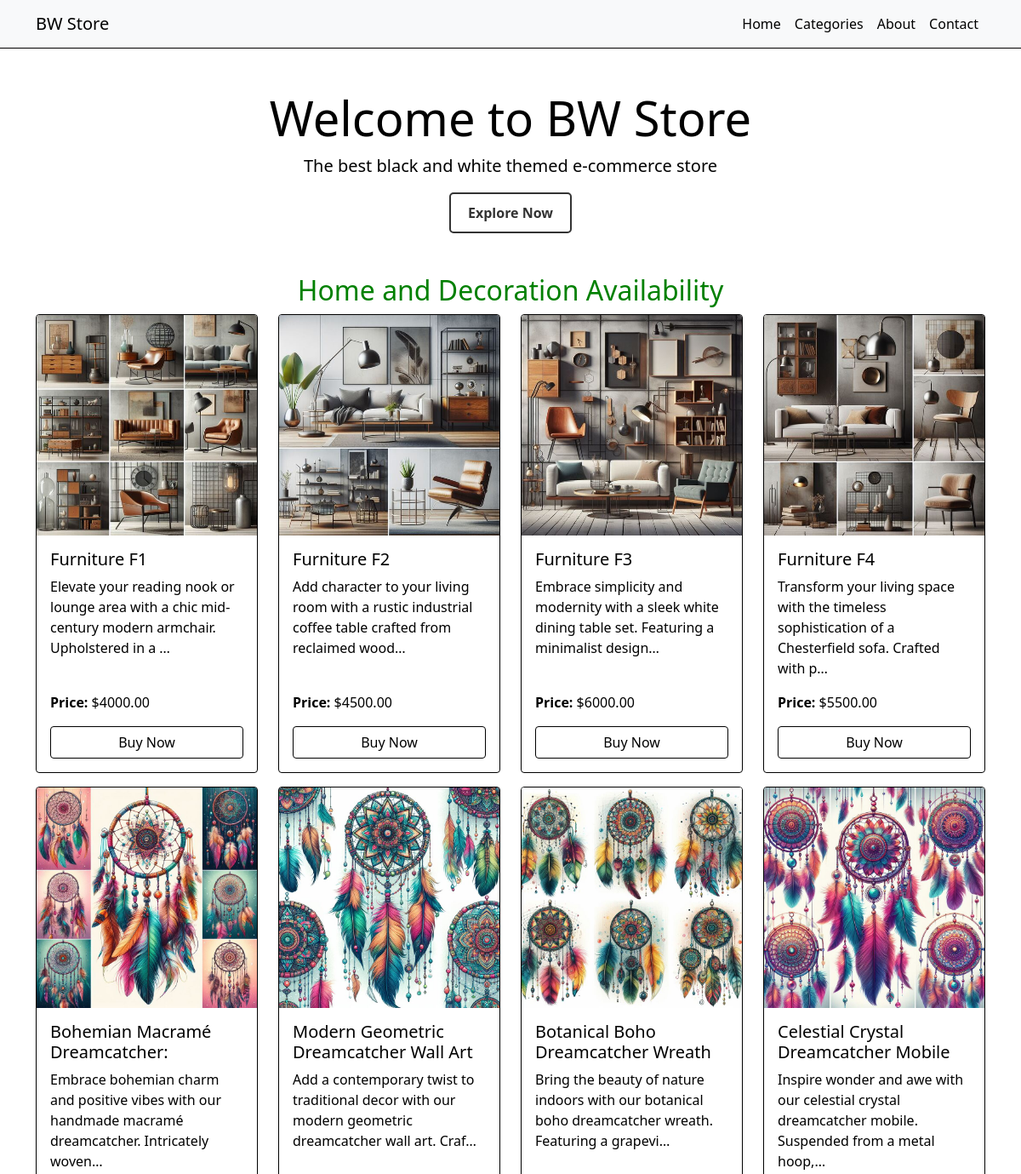
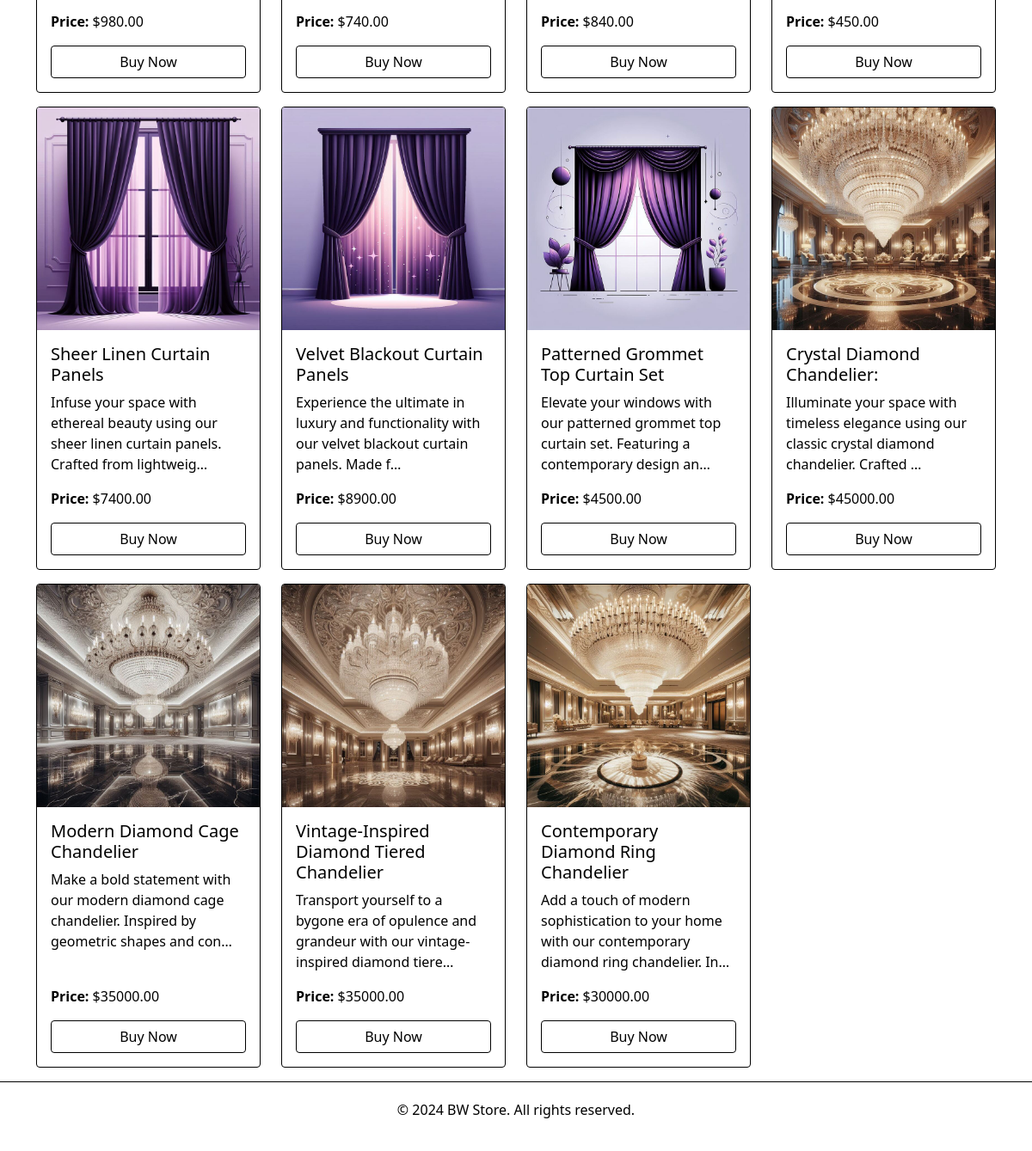
The page /homeanddecorations/ on the database its author committed (2 pictures, top to bottom).
### StoreApp/models.py (models this page shows, shortened)
class products(models.Model):
    title=models.CharField(max_length=100)
    description=models.TextField()
    price=models.DecimalField(max_digits=10, decimal_places=2)
    image=models.ImageField(upload_to='images/')
    category=models.ForeignKey(Category,on_delete=models.CASCADE,max_length=100)
    pid_for_home=models.IntegerField(default='0')

### StoreApp/views.py (the view)
# urls.py: path('homeanddecorations/',views.home_and_decorations_function,name='homeanddecorations'),
def home_and_decorations_function(request):
    category_id = Category.objects.get(title='Home and Garden').id
    home_and_decor_products = products.objects.filter(category=category_id)
    return render(request, 'StoreApp/index.html', {'home_and_decor_products': home_and_decor_products})

### StoreApp/templates/StoreApp/index.html (shortened to what this page needs)
<!DOCTYPE html>
<html lang="en">
<head>
  <link href="https://cdn.jsdelivr.net/npm/bootstrap@5.0.2/dist/css/bootstrap.min.css" rel="stylesheet">
</head>
<body>
  <nav class="navbar navbar-expand-lg navbar-light bg-light">
  <div class="container">
      <a class="navbar-brand" href="{% url 'home'%}">BW Store</a>
      <div class="collapse navbar-collapse" id="navbarNav">
          <ul class="navbar-nav ms-auto">
              <li class="nav-item">
                  <a class="nav-link" href="{% url 'home'%}">Home</a>
              </li>
              <li class="nav-item">
                  <a class="nav-link" href="{% url 'categories' %}">Categories</a>
              </li>
              <li class="nav-item">
                  <a class="nav-link" href="{% url 'about' %}">About</a>
              </li>
              <li class="nav-item">
                  <a class="nav-link" href="{% url 'contact' %}">Contact</a>
              </li>
          </ul>
      </div>
  </div>
</nav>
  <div class="container my-5">
    <div class="row">
      <div class="col-md-12 text-center">
        <h1 class="display-4">Welcome to BW Store</h1>
        <p class="lead">The best black and white themed e-commerce store</p>
        <a href="{% url 'categories' %}" class="btn btn-like">Explore Now</a>
      </div>
    </div>
  </div>
{% if home_and_decor_products %}
<h2  style="color: green;text-align: center;">Home and Decoration  Availability </h2>
<div class="container">
  <div class="row">
  {% for product in  home_and_decor_products %}
  <div class="col-md-3 mb-3">
    <div class="card h-100">
      <img src="{{ product.image.url }}" class="card-img-top" alt="Product 1">
      <div class="card-body d-flex flex-column">
        <h5 class="card-title">{{ product.title }}</h5>
        <p class="card-text flex-grow-1">{{ product.description|truncatechars:100 }}</p>
        <p class="card-text"><strong>Price:</strong> ${{ product.price }}</p>
        <a href="{% url 'before_checkout' %}?title={{ product.title }}&price={{ product.price }}&id={{ product.id }}" class="btn btn-outline-light mt-auto">Buy Now</a>
      </div>
    </div>
  </div>
  {% endfor %}
</div>
</div>
{% endif %}
  <footer>
    <div class="container">
      <p>&copy; 2024 BW Store. All rights reserved.</p>
    </div>
  </footer>
</body>
</html>

### StoreApp/templates/StoreApp/index.html (style rules this page uses)
body { background-color: #ffffff; color: #000000; }
.navbar { background-color: #ffffff; border-bottom: 1px solid #000000; }
.navbar-brand, .nav-link { color: #000000 !important; }
.card { background-color: #ffffff; border: 1px solid #000000; color: #000000; }
.card-title, .card-text { color: #000000; }
.btn-outline-light { border-color: #000000; color: #000000; }
footer { background-color: #ffffff; border-top: 1px solid #000000; padding: 20px 0; text-align: center; }
.btn-like { display: inline-block; padding: 10px 20px; background-color: #ffffff; color: #333333; border: 2px solid #333333; text-decoration: none; font-weight: bold; border-radius: 5px; transition: all 0.3s ease; }

### rows shown on the page
products: image (picture), title "Furniture F1", description "Elevate your reading nook or lounge area with a chic mid-century modern armchair. Upholstered in a …", price "4000.00"
products: image (picture), title "Furniture F2", description "Add character to your living room with a rustic industrial coffee table crafted from reclaimed wood…", price "4500.00"
products: image (picture), title "Furniture F3", description "Embrace simplicity and modernity with a sleek white dining table set. Featuring a minimalist design…", price "6000.00"
products: image (picture), title "Furniture F4", description "Transform your living space with the timeless sophistication of a Chesterfield sofa. Crafted with p…", price "5500.00"
products: image (picture), title "Bohemian Macramé Dreamcatcher:", description "Embrace bohemian charm and positive vibes with our handmade macramé dreamcatcher. Intricately woven…", price "980.00"
products: image (picture), title "Modern Geometric Dreamcatcher Wall Art", description "Add a contemporary twist to traditional decor with our modern geometric dreamcatcher wall art. Craf…", price "740.00"
products: image (picture), title "Botanical Boho Dreamcatcher Wreath", description "Bring the beauty of nature indoors with our botanical boho dreamcatcher wreath. Featuring a grapevi…", price "840.00"
products: image (picture), title "Celestial Crystal Dreamcatcher Mobile", description "Inspire wonder and awe with our celestial crystal dreamcatcher mobile. Suspended from a metal hoop,…", price "450.00"
products: image (picture), title "Sheer Linen Curtain Panels", description "Infuse your space with ethereal beauty using our sheer linen curtain panels. Crafted from lightweig…", price "7400.00"
products: image (picture), title "Velvet Blackout Curtain Panels", description "Experience the ultimate in luxury and functionality with our velvet blackout curtain panels. Made f…", price "8900.00"
products: image (picture), title "Patterned Grommet Top Curtain Set", description "Elevate your windows with our patterned grommet top curtain set. Featuring a contemporary design an…", price "4500.00"
products: image (picture), title "Crystal Diamond Chandelier:", description "Illuminate your space with timeless elegance using our classic crystal diamond chandelier. Crafted …", price "45000.00"
products: image (picture), title "Modern Diamond Cage Chandelier", description "Make a bold statement with our modern diamond cage chandelier. Inspired by geometric shapes and con…", price "35000.00"
products: image (picture), title "Vintage-Inspired Diamond Tiered Chandelier", description "Transport yourself to a bygone era of opulence and grandeur with our vintage-inspired diamond tiere…", price "35000.00"
products: image (picture), title "Contemporary Diamond Ring Chandelier", description "Add a touch of modern sophistication to your home with our contemporary diamond ring chandelier. In…", price "30000.00"
